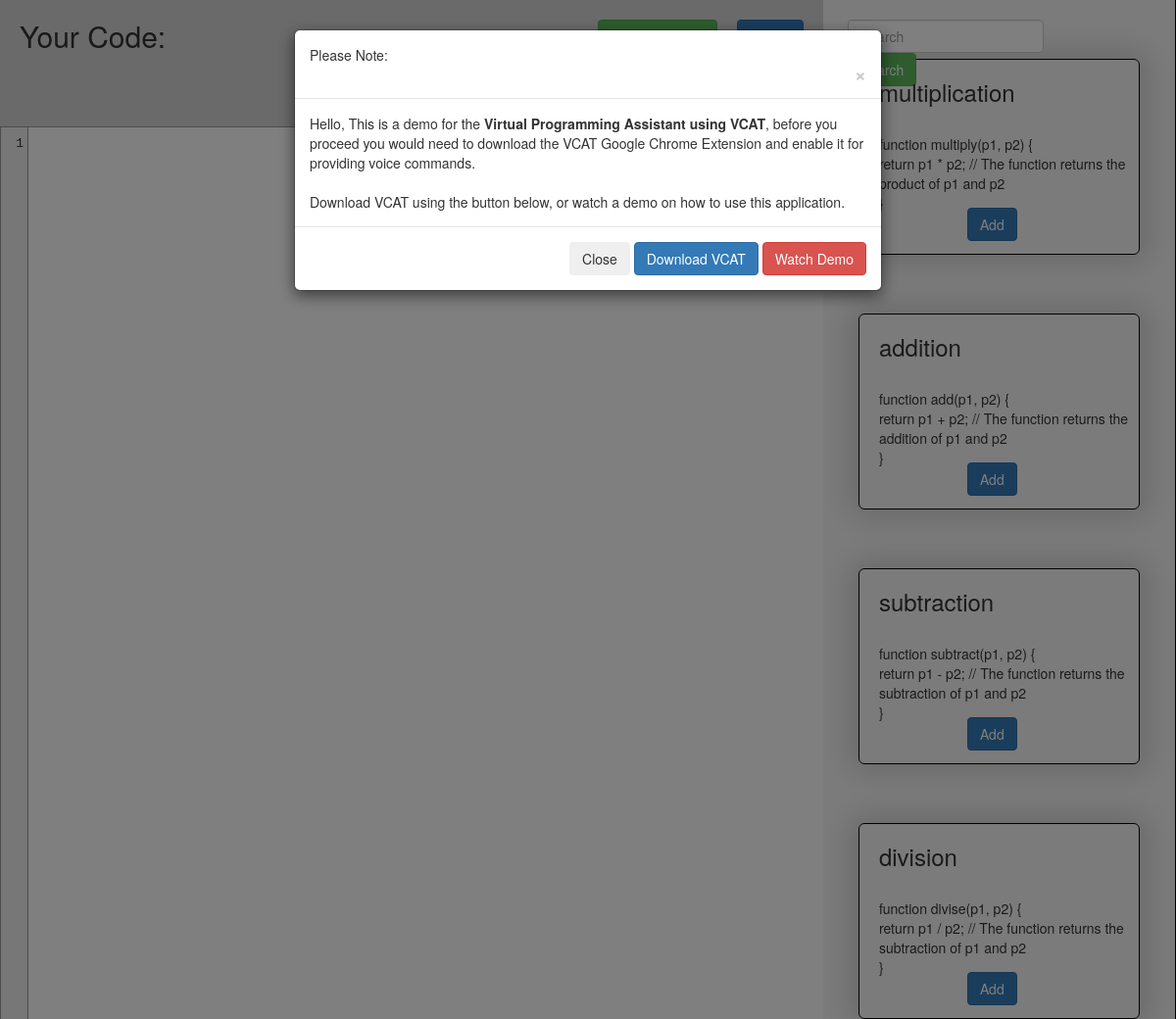
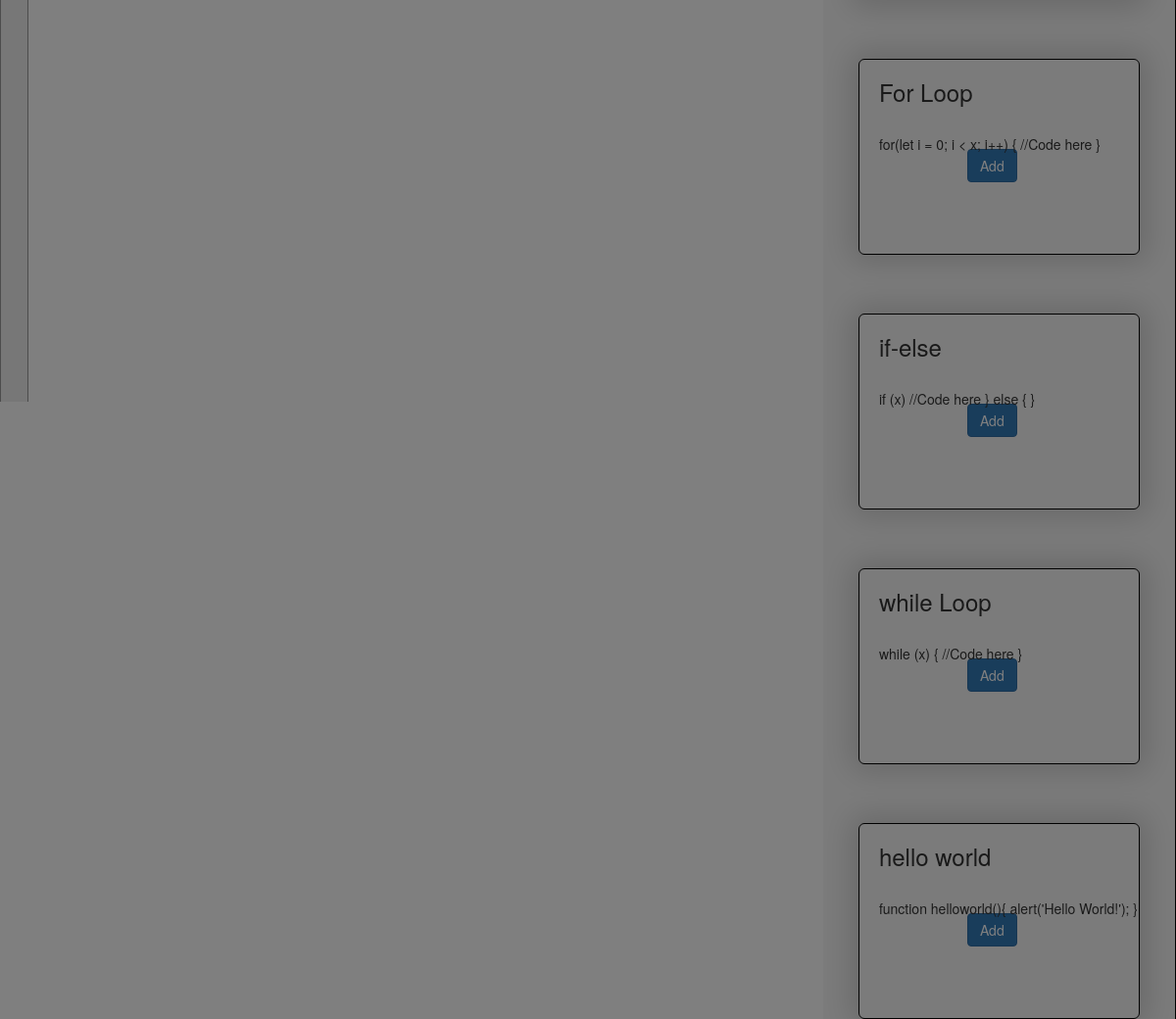
The page / on the database its author committed (2 pictures, top to bottom).
### tables this page shows
CREATE TABLE `tblcodeblocks` (
  `codeid` int(11) NOT NULL,
  `blockname` varchar(200) NOT NULL,
  `code` varchar(1000) NOT NULL,
  `language` varchar(200) NOT NULL
);

### index.php (the view, shortened to what this page needs)
<html lang="en">
<head>
    <link rel="stylesheet" href="css/index.css">
    <link rel="stylesheet" href="https://maxcdn.bootstrapcdn.com/bootstrap/3.4.1/css/bootstrap.min.css">
    <link rel="stylesheet" href="css/style.css" />
</head>
<body>
    <div class="text-editor">
        <h2 style="display: block; position: absolute; margin-left: 20px;"> Your Code: </h2>
        <button type="button" class="btn btn-primary button-right" onclick="showOp()">Output</button>
        <button type="button" class="btn btn-success button-right" data-toggle="modal" data-target="#exampleModal" data-whatever="@mdo">Add CodeBlock</button>
        <div class="modal fade" id="popup" tabindex="-1" role="dialog" aria-labelledby="exampleModalLabel" aria-hidden="true">
          <div class="modal-dialog" role="document">
            <div class="modal-content">
              <div class="modal-header">
                <h5 class="modal-title" id="exampleModalLabel">Please Note:</h5>
                <button type="button" class="close" data-dismiss="modal" aria-label="Close">
                  <span aria-hidden="true">&times;</span>
                </button>
              </div>
              <div class="modal-body">
                Hello, This is a demo for the <strong>Virtual Programming Assistant using VCAT</strong>, before you proceed you would need
                to download the VCAT Google Chrome Extension and enable it for providing voice commands. <br/><br/>Download VCAT using
                the button below, or watch a demo on how to use this application.
              </div>
              <div class="modal-footer">
                <button type="button" class="btn btn-secondary" data-dismiss="modal">Close</button>
                <a href="https://chrome.google.com/webstore/detail/vcat/gjbnjhimmkpplfccacmmkglojjglmkld?hl=en" target="__blank"><button type="button" class="btn btn-primary">Download VCAT</button></a>
                <a href="https://www.youtube.com/watch?v=MrRVlomk7s0&feature=youtu.be" target="__blank"><button type="button" class="btn btn-danger">Watch Demo</button></a>
              </div>
            </div>
          </div>
        </div>
          <p style="float:left; margin-top:25px; margin-left:67%">Light Mode: </p>
		<div class="container">
			<div class="line-nums"><span>1</span></div>
			<textarea id="tb" rows="100" cols="161" spellcheck="false"></textarea>
        </div>
    </div>
    <div class="code-blocks">
        <div class="search" style="height: 34px !important;">
            <form class="form-inline" method="POST" action="index.php">
                <input type="text" class="form-control mr-sm-2" type="search" name="searchQuery" placeholder="Search" aria-label="Search">
                <button class="btn btn-outline-success my-2 my-sm-0 searchBtn btn-success" type="submit">Search</button>
            </form>
        </div>
		<?php
			$servername = "localhost";
			$username = "id15161901_ambardudhane";
			$password = "{{emyUE%QF9#J4Rg";
			$dbname = "id15161901_vcatdb";
			$conn = new mysqli($servername, $username, $password, $dbname);
            if($_POST['searchQuery']) {
                $searchQuery = $_POST['searchQuery'];
                $sql = "SELECT codeid, blockname, code FROM tblcodeblocks WHERE blockname LIKE '%$searchQuery%'";
                $result = $conn->query($sql);
                if ($result->num_rows > 0) {
                    while($row = $result->fetch_assoc()) {
                    echo '<div class="code-block-1">';
                    echo "<h3>".$row["blockname"]."</h3><br/>";
                    echo "<p id='".$row["codeid"]."'>".$row["code"]."</p>";
                    echo "<button class='button1 btn btn-success' id='button2' onclick='modifyCodeBlocks();' value=".$row["blockname"].">Modify</button>";
                    echo "<button class='button1 btn btn-primary' id='button1' onclick='addCodeBlock(".$row["codeid"].");' value=".$row["blockname"].">Add</button>";
                    echo "</div>";
                    }
                } else {
                    echo "0 results";
                }
            } else {
                $sql = "SELECT codeid, blockname, code FROM tblcodeblocks";
                $result = $conn->query($sql);
                if ($result->num_rows > 0) {
                while($row = $result->fetch_assoc()) {
                    echo '<div class="code-block-1">';
                    echo "<h3>".$row["blockname"]."</h3><br/>";
                    echo "<p id='".$row["codeid"]."'>".$row["code"]."</p><br>";
                    echo "<button class='button1 btn btn-primary' id='button1' style='float:left; margin-top:-35px; margin-left:90px;' onclick='addCodeBlock(".$row["codeid"].");' value=".$row["blockname"].">Add</button>";
                    echo "</div>";
                }
                } else {
                echo "0 results";
                }
            }
		?>
        </div>
</body>
</html>

### index.css (style rules this page uses)
body { padding: 0px; margin: 0px; background-color: #fff !important; }
.text-editor { height: auto; min-height: 100%; width: 70%; float: left; background-color: #d4d4d4; overflow: hidden; }
.button-right { float: right; margin-top: 20px; margin-right: 20px; }
.code-blocks { min-height: 100%; height: auto; width: 30%; float: right; background-color: #f7f7f7; border-right: 1px solid black; }
.code-block-1 { width: 80%; height: 200px; margin: 0 auto; margin-top: 60px; border: 1px solid black; border-radius: 6px; padding-left: 20px; box-shadow: 0 0 31px 8px rgb(0 0 0 / 15%); }
.button1 { margin-left: 250px; margin-top: -10px; float: right; }
.search { float: right; margin-top: 20px; margin-right: 120px; margin-left: 25px; }
.form-control { width: 200px !important; }

### style.css (style rules this page uses)
textarea { height: auto; min-height: 100%; width: 100%; overflow:hidden; line-height: 13px; font-size: 13px; border:1px solid #999; border-bottom: 0px solid; padding:10px; font-family: monospace; margin:0; margin-left: 10px; display:block; outline:none; }
.container { position:relative; display:inline-block; margin-top: 20px; }
.line-nums { font-size:13px; line-height:13px; padding:10px 4px; font-family: monospace; background: #EEE; position: absolute; width: 29px; min-height: 100%; left: 0px; bottom: 0; top: 0; text-align:right; border:1px solid #999; border-bottom: 0px solid; }

### rows shown on the page
tblcodeblocks: blockname "multiplication", code "function multiply(p1, p2) { return p1 * p2; // The function returns the product of p1 and p2"
tblcodeblocks: blockname "addition", code "function add(p1, p2) { return p1 + p2; // The function returns the addition of p1 and p2 }"
tblcodeblocks: blockname "subtraction", code "function subtract(p1, p2) { return p1 - p2; // The function returns the subtraction of p1 and p2 }"
tblcodeblocks: blockname "division", code "function divise(p1, p2) { return p1 / p2; // The function returns the subtraction of p1 and p2 }"
tblcodeblocks: blockname "For Loop", code "for(let i = 0; i < x; i++) { //Code here }"
tblcodeblocks: blockname "if-else", code "if (x) //Code here } else { }"
tblcodeblocks: blockname "while Loop", code "while (x) { //Code here }"
tblcodeblocks: blockname "hello world", code "function helloworld(){ alert('Hello World!'); }"
